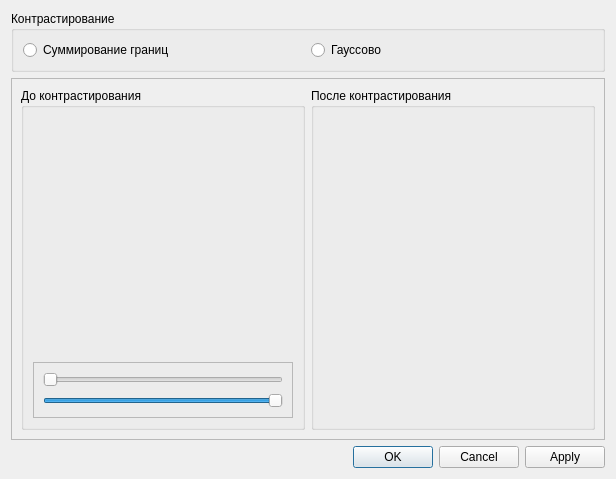
<?xml version="1.0" encoding="UTF-8"?>
<ui version="4.0">
 <class>HistPlotterWidget</class>
 <widget class="QDialog" name="HistPlotterWidget">
  <property name="geometry">
   <rect>
    <x>0</x>
    <y>0</y>
    <width>616</width>
    <height>479</height>
   </rect>
  </property>
  <property name="windowTitle">
   <string>Контрастирование</string>
  </property>
  <layout class="QVBoxLayout" name="verticalLayout" stretch="0,1,0">
   <item>
    <widget class="QGroupBox" name="groupBox_3">
     <property name="title">
      <string>Контрастирование</string>
     </property>
     <layout class="QGridLayout" name="gridLayout">
      <item row="0" column="1">
       <widget class="QRadioButton" name="gaussChBox">
        <property name="text">
         <string>Гауссово</string>
        </property>
       </widget>
      </item>
      <item row="0" column="0">
       <widget class="QRadioButton" name="sumBoundaryChBox">
        <property name="text">
         <string>Суммирование границ</string>
        </property>
       </widget>
      </item>
     </layout>
    </widget>
   </item>
   <item>
    <widget class="QFrame" name="frame">
     <property name="frameShape">
      <enum>QFrame::StyledPanel</enum>
     </property>
     <property name="frameShadow">
      <enum>QFrame::Raised</enum>
     </property>
     <layout class="QHBoxLayout" name="horizontalLayout" stretch="1,1">
      <item>
       <widget class="QGroupBox" name="groupBox">
        <property name="title">
         <string>До контрастирования</string>
        </property>
        <layout class="QVBoxLayout" name="verticalLayout_2" stretch="1,0">
         <item>
          <widget class="QCustomPlot" name="beforeCustomPlot" native="true"/>
         </item>
         <item>
          <widget class="QFrame" name="frame_2">
           <property name="frameShape">
            <enum>QFrame::StyledPanel</enum>
           </property>
           <property name="frameShadow">
            <enum>QFrame::Raised</enum>
           </property>
           <layout class="QVBoxLayout" name="verticalLayout_4">
            <item>
             <widget class="QSlider" name="leftSlider">
              <property name="orientation">
               <enum>Qt::Horizontal</enum>
              </property>
             </widget>
            </item>
            <item>
             <widget class="QSlider" name="rightSlider">
              <property name="value">
               <number>99</number>
              </property>
              <property name="orientation">
               <enum>Qt::Horizontal</enum>
              </property>
             </widget>
            </item>
           </layout>
          </widget>
         </item>
        </layout>
       </widget>
      </item>
      <item>
       <widget class="QGroupBox" name="groupBox_2">
        <property name="title">
         <string>После контрастирования</string>
        </property>
        <layout class="QVBoxLayout" name="verticalLayout_3">
         <item>
          <widget class="QCustomPlot" name="afterCustomPlot" native="true"/>
         </item>
        </layout>
       </widget>
      </item>
     </layout>
    </widget>
   </item>
   <item>
    <widget class="QDialogButtonBox" name="buttonBox">
     <property name="orientation">
      <enum>Qt::Horizontal</enum>
     </property>
     <property name="standardButtons">
      <set>QDialogButtonBox::Apply|QDialogButtonBox::Cancel|QDialogButtonBox::Ok</set>
     </property>
    </widget>
   </item>
  </layout>
 </widget>
 <customwidgets>
  <customwidget>
   <class>QCustomPlot</class>
   <extends>QWidget</extends>
   <header>../Library/qcustomplot.h</header>
   <container>1</container>
  </customwidget>
 </customwidgets>
 <resources/>
 <connections>
  <connection>
   <sender>buttonBox</sender>
   <signal>accepted()</signal>
   <receiver>HistPlotterWidget</receiver>
   <slot>accept()</slot>
   <hints>
    <hint type="sourcelabel">
     <x>248</x>
     <y>254</y>
    </hint>
    <hint type="destinationlabel">
     <x>157</x>
     <y>274</y>
    </hint>
   </hints>
  </connection>
  <connection>
   <sender>buttonBox</sender>
   <signal>rejected()</signal>
   <receiver>HistPlotterWidget</receiver>
   <slot>reject()</slot>
   <hints>
    <hint type="sourcelabel">
     <x>316</x>
     <y>260</y>
    </hint>
    <hint type="destinationlabel">
     <x>286</x>
     <y>274</y>
    </hint>
   </hints>
  </connection>
 </connections>
</ui>
